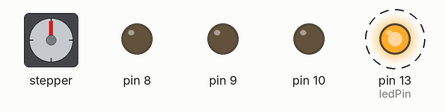
A sketch run on a simulated Arduino Uno, built with avr-gcc and run on an emulated ATmega328P. Shown: stepper motor, output pins drawn as LEDs (lit = HIGH). Wiring (inferred from the names in the program): stepper motor driver (200 steps per turn assumed): step pin 3; direction pin 4; enable pin 7. Dashed ring = blinking. Pins used as bus, display or sensor lines are not drawn.

Above: at 2.1 s.
At 20.1 s:
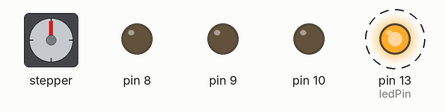
At 38.1 s:
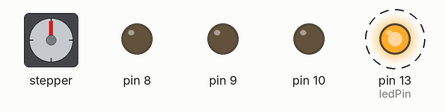
Timing chart, 0 to 40.0 s (numbered marks = the images above):
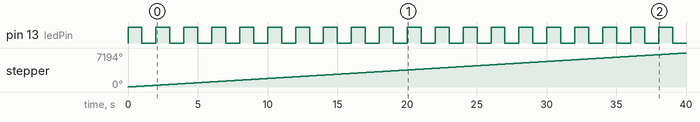

The sketch:

sketch_sep03a.ino
```cpp
// defines pins numbers
const int stepPin = 3;
const int dirPin = 4;
const int enablePin = 7;
const int ledPin = 13;

void setup() {


  pinMode(8,OUTPUT);
  pinMode(9,OUTPUT);
  pinMode(10,OUTPUT);
  digitalWrite(enablePin,LOW);
  digitalWrite(enablePin,LOW);
  digitalWrite(enablePin,LOW);

  // Sets the two pins as Outputs
  pinMode(stepPin,OUTPUT);
  pinMode(dirPin,OUTPUT);
  pinMode(ledPin,OUTPUT);
  pinMode(enablePin,OUTPUT);
  //digitalWrite(enablePin,HIGH);
  // digitalWrite(enablePin,LOW);
}
void loop() {
  digitalWrite(dirPin,HIGH); // Enables the motor to move in a particular direction
  // Makes 200 pulses for making one full cycle rotation

    digitalWrite(ledPin,HIGH);

  for(int x = 0; x <200; x++) {
    if(x==0)
    digitalWrite(ledPin,HIGH);
    if(x==100)
    digitalWrite(ledPin,LOW);
  //  digitalWrite(ledPin,HIGH);
    digitalWrite(stepPin,HIGH);
    delayMicroseconds(5000 );
   // digitalWrite(ledPin,LOW);
    digitalWrite(stepPin,LOW);
    delayMicroseconds(5000);
  }
    digitalWrite(ledPin,LOW);
  //delay(1); // One second delay

 // digitalWrite(dirPin,LOW); //Changes the rotations direction
  // Makes 400 pulses for making two full cycle rotation
 /*
 for(int j = 0; j < 100; j++) {
    for(int x = 0; x < 20; x++) {
      digitalWrite(stepPin,HIGH);
      delayMicroseconds(500);
      digitalWrite(stepPin,LOW);
      delayMicroseconds(500);
    }
    delay(1000);
  }
  */
}
```

Measured:
- by itself, pin 13 (ledPin): alternates HIGH for 1.0 s and LOW for 1.0 s
- by itself, stepper: keeps turning clockwise at about 180°/s
